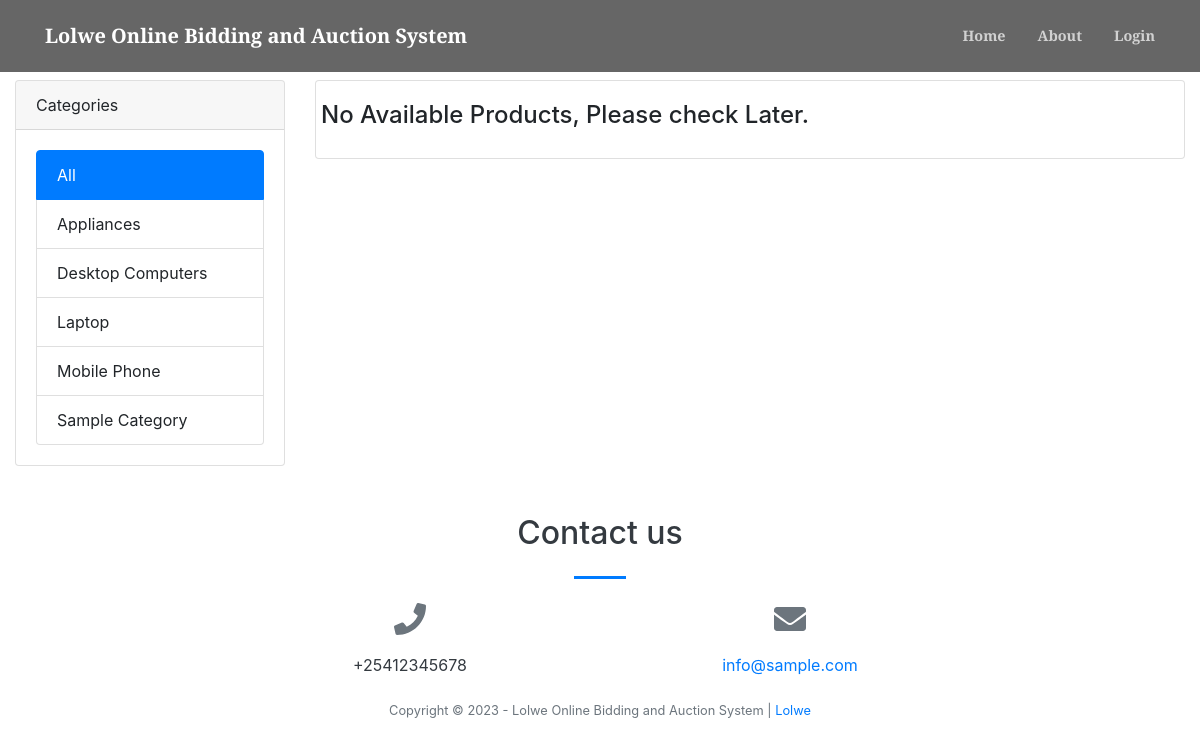
The page / on the database its author committed.
### tables this page shows
CREATE TABLE `categories` (
  `id` int(30) NOT NULL,
  `name` varchar(200) NOT NULL
);

### home.php (the view, shortened to what this page needs)
<?php
include 'admin/db_connect.php';
?>
<div class="contain-fluid">
    <div class="col-lg-12">
        <div class="row">
            <div class="col-md-3">
                <div class="card">
                    <div class="card-header">Categories</div>
                    <div class="card-body">
                        <ul class='list-group' id='cat-list'>
                            <li class='list-group-item' data-id='all' data-href="index.php?page=home&category_id=all">All</li>
                            <?php
                                $cat = $conn->query("SELECT * FROM categories order by name asc");
                                while($row=$cat->fetch_assoc()):
                             ?>
                            <li class='list-group-item' data-id='<?php echo $row['id'] ?>' data-href="index.php?page=home&category_id=<?php echo $row['id'] ?>"><?php echo ucwords($row['name']) ?></li>
                            <?php endwhile; ?>
                        </ul>
                    </div>
                </div>
            </div>
            <div class="col-md-9">
                <div class="card">
                    <div class="card-body">
                        <div class="row">
                            <?php
                                $where = "";
                                $cat = $conn->query("SELECT * FROM products where unix_timestamp(bid_end_datetime) >= ".strtotime(date("Y-m-d H:i"))." $where order by name asc");
                                if($cat->num_rows <= 0){
                                    echo "<center><h4>No Available Products, Please check Later.</h4></center>";
                                }
                             ?>
                            </div>
                    </div>
                </div>
            </div>
        </div>
    </div>
</div>

### index.php (shortened to what this page needs)
<!DOCTYPE html>
<html lang="en">
    <?php
    include('header.php');
    ?>
    <body id="page-top">
        <nav class="navbar navbar-expand-lg navbar-light fixed-top py-3" id="mainNav">
            <div class="container">
                <a class="navbar-brand js-scroll-trigger" href="./"><?php echo $_SESSION['system']['name'] ?></a>
                <div class="collapse navbar-collapse" id="navbarResponsive">
                    <ul class="navbar-nav ml-auto my-2 my-lg-0">
                        <li class="nav-item"><a class="nav-link js-scroll-trigger" href="index.php?page=home">Home</a></li>
                        <li class="nav-item"><a class="nav-link js-scroll-trigger" href="index.php?page=about">About</a></li>
                        <?php if(isset($_SESSION['login_id'])): ?>
                        <li class="nav-item"><a class="nav-link js-scroll-trigger" href="admin/ajax.php?action=logout2"><?php echo "Welcome ".$_SESSION['login_name'] ?> <i class="fa fa-power-off"></i></a></li>
                      <?php else: ?>
                        <li class="nav-item"><a class="nav-link js-scroll-trigger" href="javascript:void(0)" id="login_now">Login</a></li>
                      <?php endif; ?>
                    </ul>
                </div>
            </div>
        </nav>
  <main id="main-field">
        <?php
        $page = isset($_GET['page']) ? $_GET['page'] : 'home';
        include $page.'.php';
        ?>
</main>
        <footer class=" py-5">
            <div class="container">
                <div class="row justify-content-center">
                    <div class="col-lg-8 text-center">
                        <h2 class="mt-0 text-dark">Contact us</h2>
                        <hr class="divider my-4" />
                    </div>
                </div>
                <div class="row">
                  <div class="col-lg-4 ml-auto text-center mb-5 mb-lg-0">
                    <i class="fas fa-phone fa-2x mb-3 text-muted"></i>
                    <div class="text-dark"><?php echo $_SESSION['system']['contact'] ?></div>
                  </div>
                  <div class="col-lg-4 mr-auto text-center">
                    <i class="fas fa-envelope fa-2x mb-3 text-muted"></i>
                    <a class="d-block" href="mailto:<?php echo $_SESSION['system']['email'] ?>"><?php echo $_SESSION['system']['email'] ?></a>
                  </div>
                </div>
            </div>
            <br>
            <div class="container"><div class="small text-center text-muted">Copyright © 2023 - <?php echo $_SESSION['system']['name'] ?> | <a href="https://www.lolwe.com/" target="_blank">Lolwe</a></div></div>
        </footer>
    </body>
</html>

### header.php (shortened to what this page needs)
<link href="admin/assets/css/jquery.datetimepicker.min.css" rel="stylesheet">
<link href="https://cdnjs.cloudflare.com/ajax/libs/magnific-popup.js/1.1.0/magnific-popup.min.css" rel="stylesheet" />
<link href="admin/assets/vendor/bootstrap-datepicker/css/bootstrap-datepicker.css" rel="stylesheet" />
<link href="css/styles.css" rel="stylesheet" />
<link type="text/css" rel="stylesheet" href="admin/assets/css/jquery-te-1.4.0.css">
 <link href="admin/assets/css/select2.min.css" rel="stylesheet">

### index.php (style rules this page uses)
#main-field { margin-top: 5rem!important; }

### home.php (style rules this page uses)
#cat-list li { cursor: pointer; }

### rows shown on the page
categories: name "Appliances"
categories: name "Desktop Computers"
categories: name "Laptop"
categories: name "Mobile Phone"
categories: name "Sample Category"

### other values the page prints
$_SESSION['system']['name'] "Lolwe Online Bidding and Auction System"
$_SESSION['system']['contact'] "+25412345678"
$_SESSION['system']['email'] "info@sample.com"
